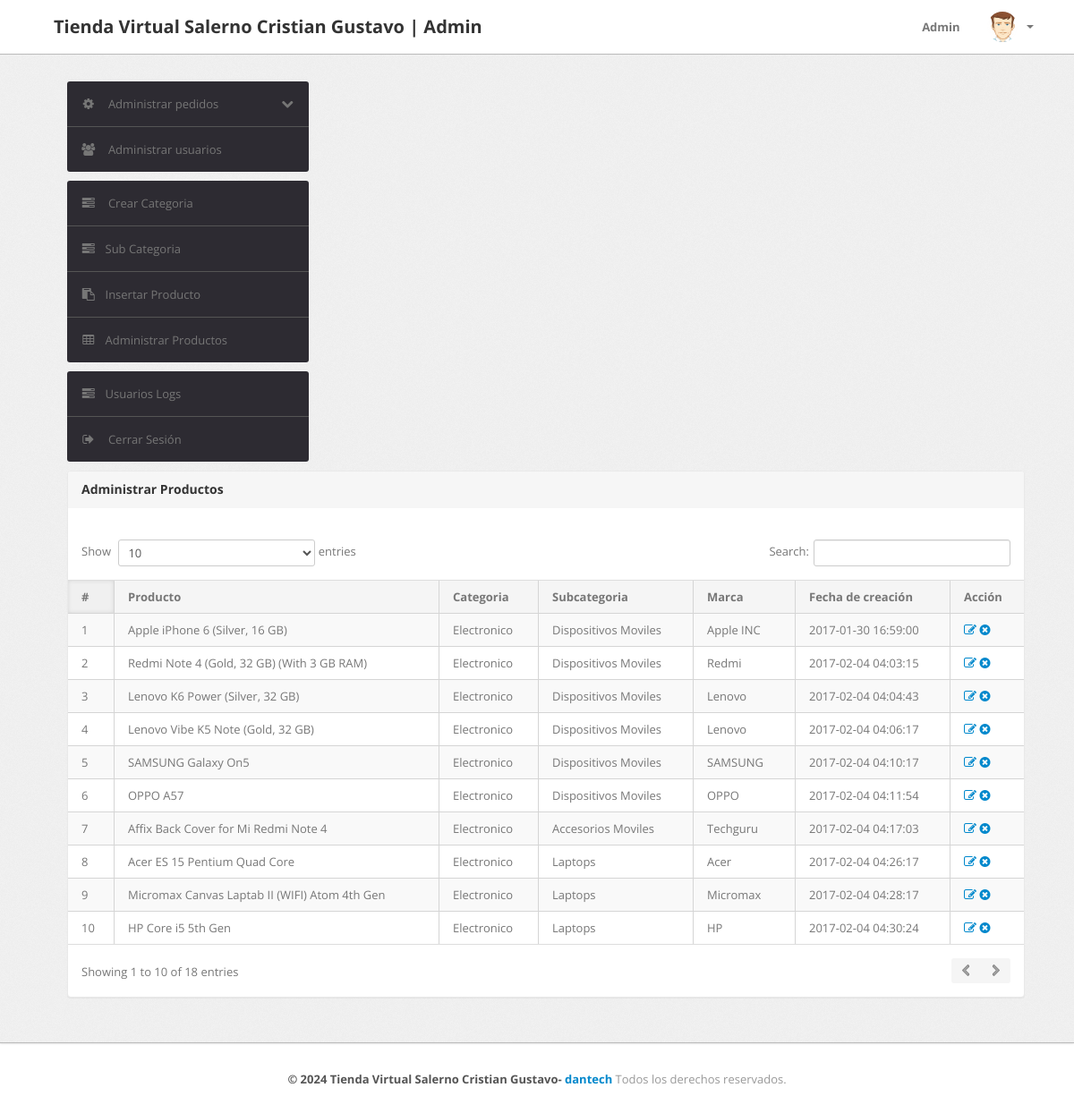
/admin/manage-products.php (signed in), run on the app's committed database.
### tables this page shows
CREATE TABLE `products` (
  `id` int(11) NOT NULL,
  `category` int(11) NOT NULL,
  `subCategory` int(11) DEFAULT NULL,
  `productName` varchar(255) DEFAULT NULL,
  `productCompany` varchar(255) DEFAULT NULL,
  `productPrice` int(11) DEFAULT NULL,
  `productPriceBeforeDiscount` int(11) DEFAULT NULL,
  `productDescription` varchar(255) DEFAULT NULL,
  `productImage1` varchar(255) DEFAULT NULL,
  `productImage2` varchar(255) DEFAULT NULL,
  `productImage3` varchar(255) DEFAULT NULL,
  `shippingCharge` int(11) DEFAULT NULL,
  `productAvailability` varchar(255) DEFAULT NULL,
  `postingDate` timestamp NULL DEFAULT current_timestamp(),
  `updationDate` varchar(255) DEFAULT NULL,
  `carpeta_id` varchar(45) NOT NULL
);

CREATE TABLE `category` (
  `id` int(11) NOT NULL,
  `categoryName` varchar(255) DEFAULT NULL,
  `categoryDescription` longtext DEFAULT NULL,
  `creationDate` timestamp NOT NULL DEFAULT current_timestamp(),
  `updationDate` varchar(255) DEFAULT NULL
);

CREATE TABLE `subcategory` (
  `id` int(11) NOT NULL,
  `categoryid` int(11) DEFAULT NULL,
  `subcategory` varchar(255) DEFAULT NULL,
  `creationDate` timestamp NULL DEFAULT current_timestamp(),
  `updationDate` varchar(255) DEFAULT NULL
);

### admin/manage-products.php (the view, shortened to what this page needs)
<?php
include('include/config.php');
if (strlen($_SESSION['alogin']) == 0) {
	header('location:index.php');
} else {
	?>
	<!DOCTYPE html>
	<html lang="es">
	<head>
		<link type="text/css" href="bootstrap/css/bootstrap.min.css" rel="stylesheet">
		<link type="text/css" href="bootstrap/css/bootstrap-responsive.min.css" rel="stylesheet">
		<link type="text/css" href="css/theme.css" rel="stylesheet">
		<link type="text/css" href="images/icons/css/font-awesome.css" rel="stylesheet">
	</head>
	<body>
		<?php include('include/header.php'); ?>
		<div class="wrapper">
			<div class="container">
				<div class="row">
					<?php include('include/sidebar.php'); ?>
					<div class="span11">
						<div class="content">
							<div class="module">
								<div class="module-head">
									<h3>Administrar Productos</h3>
								</div>
								<div class="module-body table">
									<br />
									<table cellpadding="0" cellspacing="0" border="0"
										class="datatable-1 table table-bordered table-striped	 display" width="100%">
										<thead>
											<tr>
												<th>#</th>
												<th>Producto</th>
												<th>Categoria </th>
												<th>Subcategoria</th>
												<th>Marca</th>
												<th>Fecha de creación</th>
												<th>Acción</th>
											</tr>
										</thead>
										<tbody>
											<?php $query = mysqli_query($con, "select products.*,category.categoryName,subcategory.subcategory from products join category on category.id=products.category join subcategory on subcategory.id=products.subCategory");
											$cnt = 1;
											while ($row = mysqli_fetch_array($query)) {
												?>
												<tr>
													<td><?php echo htmlentities($cnt); ?></td>
													<td><?php echo htmlentities($row['productName']); ?></td>
													<td><?php echo htmlentities($row['categoryName']); ?></td>
													<td> <?php echo htmlentities($row['subcategory']); ?></td>
													<td><?php echo htmlentities($row['productCompany']); ?></td>
													<td><?php echo htmlentities($row['postingDate']); ?></td>
													<td>
														<a href="edit-products.php?id=<?php echo $row['id'] ?>"><i
																class="icon-edit"></i></a>
														<a href="manage-products.php?id=<?php echo $row['id'] ?>&del=delete"
															onClick="return confirm('¿Está seguro de eliminar el registro?')"><i
																class="icon-remove-sign"></i></a>
													</td>
												</tr>
												<?php $cnt = $cnt + 1;
											} ?>
									</table>
								</div>
							</div>
						</div>
					</div>
				</div>
			</div>
		</div>
		<?php include('include/footer.php'); ?>
	</body>
<?php } ?>

### data on the page
products: productName "Apple iPhone 6 (Silver, 16 GB)", category.categoryName "Electronico", subcategory.subcategory "Dispositivos Moviles", productCompany "Apple INC", postingDate "2017-01-30 16:59:00"
products: productName "Redmi Note 4 (Gold, 32 GB) (With 3 GB RAM)", category.categoryName "Electronico", subcategory.subcategory "Dispositivos Moviles", productCompany "Redmi", postingDate "2017-02-04 04:03:15"
products: productName "Lenovo K6 Power (Silver, 32 GB)", category.categoryName "Electronico", subcategory.subcategory "Dispositivos Moviles", productCompany "Lenovo", postingDate "2017-02-04 04:04:43"
products: productName "Lenovo Vibe K5 Note (Gold, 32 GB)", category.categoryName "Electronico", subcategory.subcategory "Dispositivos Moviles", productCompany "Lenovo", postingDate "2017-02-04 04:06:17"
products: productName "SAMSUNG Galaxy On5", category.categoryName "Electronico", subcategory.subcategory "Dispositivos Moviles", productCompany "SAMSUNG", postingDate "2017-02-04 04:10:17"
products: productName "OPPO A57", category.categoryName "Electronico", subcategory.subcategory "Dispositivos Moviles", productCompany "OPPO", postingDate "2017-02-04 04:11:54"
products: productName "Affix Back Cover for Mi Redmi Note 4", category.categoryName "Electronico", subcategory.subcategory "Accesorios Moviles", productCompany "Techguru", postingDate "2017-02-04 04:17:03"
products: productName "Acer ES 15 Pentium Quad Core", category.categoryName "Electronico", subcategory.subcategory "Laptops", productCompany "Acer", postingDate "2017-02-04 04:26:17"
products: productName "Micromax Canvas Laptab II (WIFI) Atom 4th Gen", category.categoryName "Electronico", subcategory.subcategory "Laptops", productCompany "Micromax", postingDate "2017-02-04 04:28:17"
products: productName "HP Core i5 5th Gen", category.categoryName "Electronico", subcategory.subcategory "Laptops", productCompany "HP", postingDate "2017-02-04 04:30:24"
